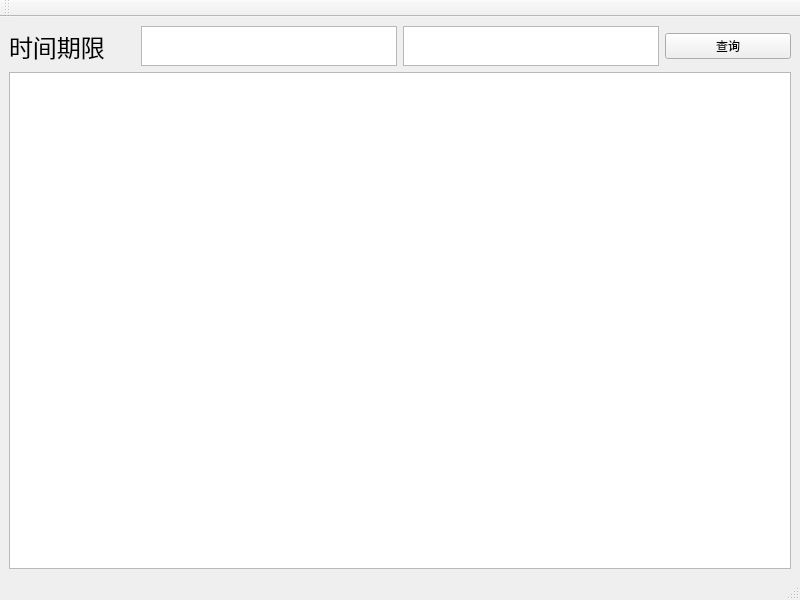
<?xml version="1.0" encoding="UTF-8"?>
<ui version="4.0">
 <class>StatisticClassWindow</class>
 <widget class="QMainWindow" name="StatisticClassWindow">
  <property name="geometry">
   <rect>
    <x>0</x>
    <y>0</y>
    <width>800</width>
    <height>600</height>
   </rect>
  </property>
  <property name="windowTitle">
   <string>MainWindow</string>
  </property>
  <widget class="QWidget" name="centralwidget">
   <layout class="QVBoxLayout" name="verticalLayout_2">
    <item>
     <layout class="QHBoxLayout" name="horizontalLayout">
      <item>
       <widget class="QLabel" name="label">
        <property name="font">
         <font>
          <pointsize>18</pointsize>
         </font>
        </property>
        <property name="text">
         <string>时间期限</string>
        </property>
       </widget>
      </item>
      <item>
       <widget class="QTextEdit" name="textEdit">
        <property name="sizePolicy">
         <sizepolicy hsizetype="Fixed" vsizetype="Fixed">
          <horstretch>0</horstretch>
          <verstretch>0</verstretch>
         </sizepolicy>
        </property>
        <property name="maximumSize">
         <size>
          <width>16777215</width>
          <height>40</height>
         </size>
        </property>
       </widget>
      </item>
      <item>
       <widget class="QTextEdit" name="textEdit_2">
        <property name="sizePolicy">
         <sizepolicy hsizetype="Fixed" vsizetype="Fixed">
          <horstretch>0</horstretch>
          <verstretch>0</verstretch>
         </sizepolicy>
        </property>
        <property name="maximumSize">
         <size>
          <width>16777215</width>
          <height>40</height>
         </size>
        </property>
       </widget>
      </item>
      <item>
       <widget class="QPushButton" name="pushButton">
        <property name="text">
         <string>查询</string>
        </property>
       </widget>
      </item>
     </layout>
    </item>
    <item>
     <widget class="QTableView" name="tableView"/>
    </item>
   </layout>
  </widget>
  <widget class="QMenuBar" name="menubar">
   <property name="geometry">
    <rect>
     <x>0</x>
     <y>0</y>
     <width>800</width>
     <height>24</height>
    </rect>
   </property>
  </widget>
  <widget class="QStatusBar" name="statusbar"/>
  <widget class="QToolBar" name="toolBar">
   <property name="windowTitle">
    <string>toolBar</string>
   </property>
   <attribute name="toolBarArea">
    <enum>TopToolBarArea</enum>
   </attribute>
   <attribute name="toolBarBreak">
    <bool>false</bool>
   </attribute>
  </widget>
 </widget>
 <resources/>
 <connections/>
</ui>
